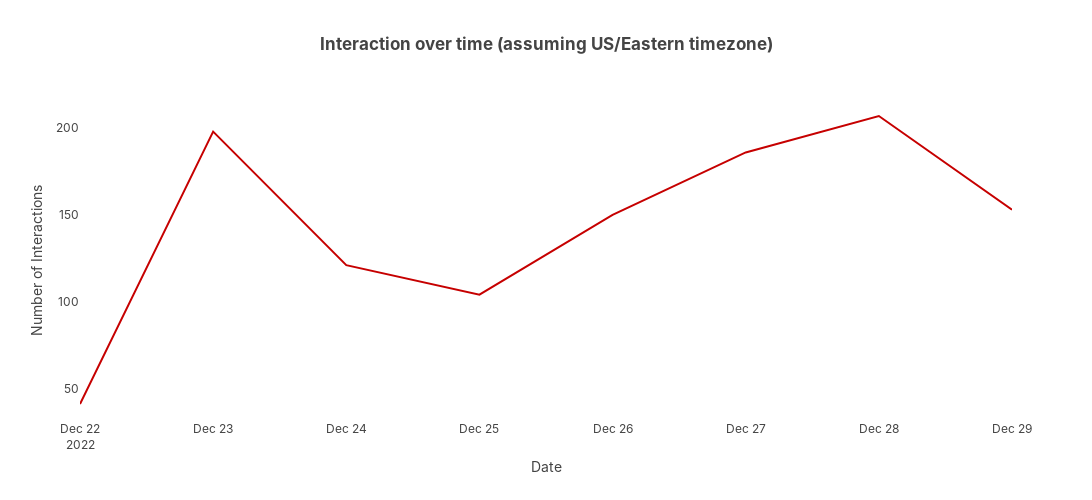

Notebook code cell kept with this figure:
### Code cell
plot_interaction_over_time(val_df, timezone)

### Figure 1 — Plotly figure (JSON) as saved in the notebook; plotly's stock layout.template omitted (floating-point values rounded to 4 significant figures)
{"data": [{"hovertemplate": "Date=%{x}<br>Number of Interactions=%{y}<extra></extra>", "legendgroup": "", "line": {"color": "#c60000", "dash": "solid"}, "marker": {"symbol": "circle"}, "mode": "lines", "name": "", "orientation": "v", "showlegend": false, "type": "scatter", "x": ["2022-12-22", "2022-12-23", "2022-12-24", "2022-12-25", "2022-12-26", "2022-12-27", "2022-12-28", "2022-12-29"], "xaxis": "x", "y": [41, 198, 121, 104, 150, 186, 207, 153], "yaxis": "y"}], "layout": {"height": 500, "legend": {"tracegroupgap": 0}, "title": {"text": "Interaction over time (assuming US/Eastern timezone)"}, "width": 1800, "xaxis": {"anchor": "y", "autorange": true, "domain": [0, 1], "range": ["2022-12-22", "2022-12-29"], "title": {"text": "Date"}, "type": "date"}, "yaxis": {"anchor": "x", "autorange": true, "domain": [0, 1], "range": [31.78, 216.2], "showticklabels": true, "tickformat": ",", "title": {"text": "Number of Interactions"}, "type": "linear"}}}
